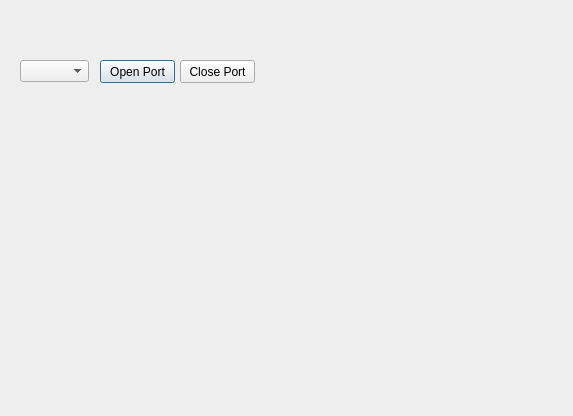
<?xml version="1.0" encoding="UTF-8"?>
<ui version="4.0">
 <class>Dialog</class>
 <widget class="QDialog" name="Dialog">
  <property name="geometry">
   <rect>
    <x>0</x>
    <y>0</y>
    <width>573</width>
    <height>416</height>
   </rect>
  </property>
  <property name="windowTitle">
   <string>Dialog</string>
  </property>
  <widget class="QComboBox" name="comboBox">
   <property name="geometry">
    <rect>
     <x>20</x>
     <y>60</y>
     <width>69</width>
     <height>22</height>
    </rect>
   </property>
  </widget>
  <widget class="QPushButton" name="Open_btn">
   <property name="geometry">
    <rect>
     <x>100</x>
     <y>60</y>
     <width>75</width>
     <height>23</height>
    </rect>
   </property>
   <property name="text">
    <string>Open Port</string>
   </property>
  </widget>
  <widget class="QPushButton" name="Close_btn">
   <property name="geometry">
    <rect>
     <x>180</x>
     <y>60</y>
     <width>75</width>
     <height>23</height>
    </rect>
   </property>
   <property name="text">
    <string>Close Port</string>
   </property>
  </widget>
 </widget>
 <resources/>
 <connections/>
</ui>
